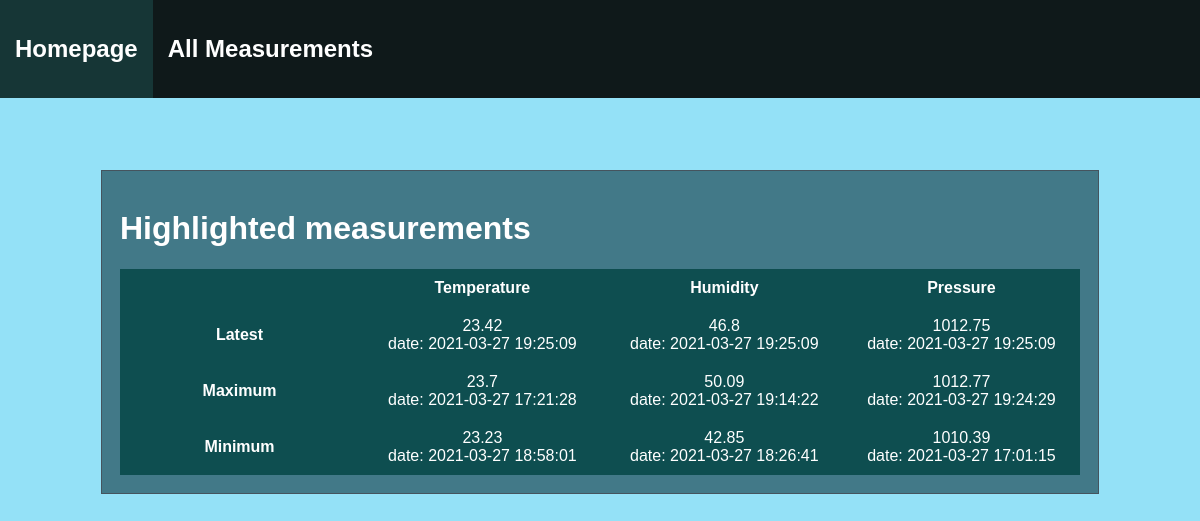
Page /home on the earlier database version.
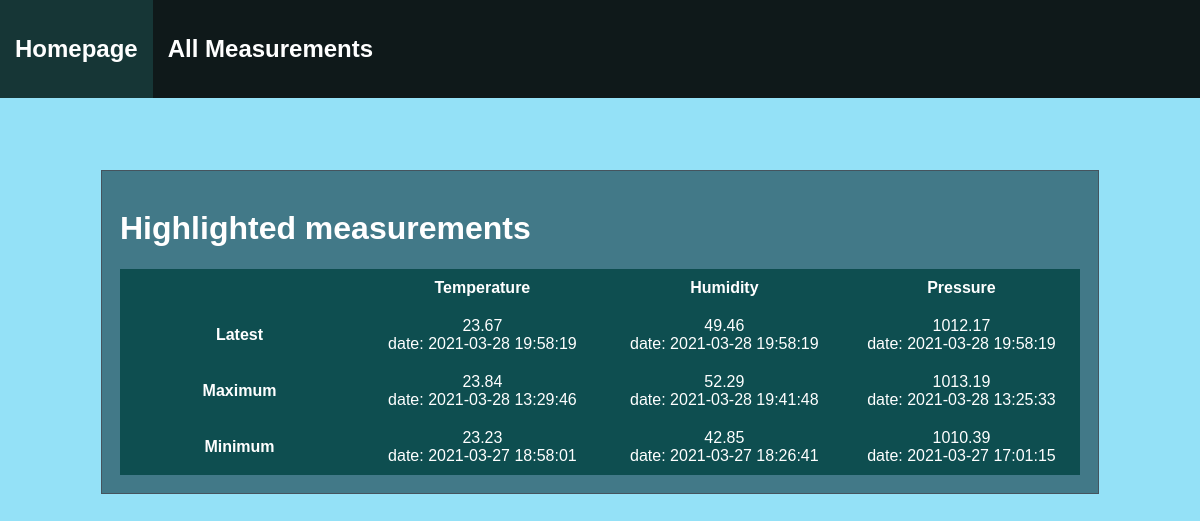
Same page on the later database version.
### tables this page shows
CREATE TABLE measurements(
    temp FLOAT(2) NOT NULL,
    hum FLOAT(2) NOT NULL,
    press FLOAT(2) NOT NULL,
    date TIMESTAMP NOT NULL
 );

### app.py (the view)
@app.route("/")
@app.route("/home")
def index():
    return render_template("/index.html", config=__CONFIG, data = db.get_minmaxlatest())

### measurements_db.py (called while the page is built)
def get_latest():
    with sqlite3.connect(
        __MEASUREMENTS_DB) as conn:
        cur = conn.cursor()
        cur.execute(
        """SELECT temp, hum, press, date FROM measurements WHERE date = (SELECT MAX(date) FROM measurements)""")
        return cur.fetchall()

def get_maxtemp():
    with sqlite3.connect(
        __MEASUREMENTS_DB) as conn:
        cur = conn.cursor()
        cur.execute(
        "SELECT temp, date FROM measurements WHERE temp = (SELECT MAX(temp) FROM measurements) ORDER BY date DESC LIMIT 1")
        return cur.fetchall()

def get_mintemp():
    with sqlite3.connect(
        __MEASUREMENTS_DB) as conn:
        cur = conn.cursor()
        cur.execute(
        "SELECT temp, date FROM measurements WHERE temp = (SELECT MIN(temp) FROM measurements) ORDER BY date DESC LIMIT 1")
        return cur.fetchall()

def get_maxhum():
    with sqlite3.connect(
        __MEASUREMENTS_DB) as conn:
        cur = conn.cursor()
        cur.execute(
        "SELECT hum, date FROM measurements WHERE hum = (SELECT MAX(hum) FROM measurements ORDER BY date LIMIT 1)")
        return cur.fetchall()

def get_minhum():
    with sqlite3.connect(
        __MEASUREMENTS_DB) as conn:
        cur = conn.cursor()
        cur.execute(
        "SELECT hum, date FROM measurements WHERE hum = (SELECT MIN(hum) FROM measurements ORDER BY date LIMIT 1)")
        return cur.fetchall()

def get_maxpress():
    with sqlite3.connect(
        __MEASUREMENTS_DB) as conn:
        cur = conn.cursor()
        cur.execute(
        "SELECT press, date FROM measurements WHERE press = (SELECT MAX(press) FROM measurements ORDER BY date LIMIT 1)")
        return cur.fetchall()

def get_minpress():
    with sqlite3.connect(
        __MEASUREMENTS_DB) as conn:
        cur = conn.cursor()
        cur.execute(
        "SELECT press, date FROM measurements WHERE press = (SELECT MIN(press) FROM measurements ORDER BY date LIMIT 1)")
        return cur.fetchall()

def get_minmaxlatest():
    data = get_latest(), get_maxtemp(), get_mintemp(), get_maxhum(), get_minhum(), get_maxpress(), get_minpress()
    return data

### templates/index.html (shortened to what this page needs)
<!DOCTYPE html>
    {% extends "/html/layout.html" %}
    {% set active_page = "home" %}
{% block content %}
    <div class="wrapper">
        <h1>Highlighted measurements</h1>
            <table>
                <tr>
                <th></th>
                <th>Temperature</th>
                <th>Humidity</th>
                <th>Pressure</th>
                </tr>
                <tr>
                <th>Latest</th>
                <td id="latesttemp">{{ data[0][0][0] }} <br/> date: {{ data[0][0][3] }}</td>
                <td id="latesthum">{{ data[0][0][1] }} <br/>date: {{ data[0][0][3] }}</td>
                <td id="latestpress">{{ data[0][0][2] }} <br/>date: {{ data[0][0][3] }}</td>
                </tr>
                <tr>
                <th>Maximum</th>
                <td id="maximumtemp">{{ data[1][0][0] }} <br/> date: {{ data[1][0][1] }}</td>
                <td id="maximumhum">{{ data[3][0][0] }} <br/>date: {{ data[3][0][1] }}</td>
                <td id="maximumpress">{{ data[5][0][0] }} <br/>date: {{ data[5][0][1] }}</td>
                </tr>
                <tr>
                <th>Minimum</th>
                <td id="minimumtemp">{{ data[2][0][0] }} <br/>date: {{ data[2][0][1] }}</td>
                <td id="minimumhum">{{ data[4][0][0] }} <br/>date: {{ data[4][0][1] }}</td>
                <td id="minimumpress">{{ data[6][0][0] }} <br/>date: {{ data[6][0][1] }}</td>
                </tr>
            </table>
    </div>
{% endblock content %}

### templates/html/layout.html (shortened to what this page needs)
<!DOCTYPE html>
<html>
    <head>
    <link rel="stylesheet" href="{{config['prefix']}}/static/style/main.css">
    </head>
    <body>
        <nav>
            {% set menu_bar = [
                ('./home', 'home', 'Homepage'),
                ('./measurements', 'measurements', 'All Measurements'),
            ] -%}
            {% set active_page = active_page|default('home') -%}
            <ul>
                {% for href, id, caption in menu_bar %}
                <li><a {% if id == active_page %} class="active" {% endif %} href="{{ href|e }}"><h2>{{ caption|e }}</h2></a></li>
                {% endfor %}
            </ul>
        </nav>
        <main>
            {% block content %}{% endblock %}
        </main>
    </body>
</html>

### static/style/main.css (style rules this page uses)
body { margin: 0; background-color: #92e1f7f8; height:100vh; width: 100%; display: flex; font-family: sans-serif; margin-top: 100px; align-items: center; }
nav ul { background-color: rgb(15, 25, 26); list-style-type: none; margin: 0; padding: 0; top: 0; left: 0; overflow: hidden; position: fixed; width: 100%; }
nav ul li { float: left; }
nav ul li a { display: block; color: white; text-decoration: none; text-align: center; padding: 15px 15px; }
nav ul .active { background-color: rgb(22, 54, 54); }
main { display: inline-block; color: white; width: 80%; height:fit-content; margin: auto; margin-top: 70px; background-color: #407785f8; padding: 18px; border: 1px solid rgb(69, 84, 94); }
table { border-collapse: collapse; }
td, th { padding: 0.5rem; width: 300px; background-color:none; padding: 10px; margin: 10px 10px; background-color: rgb(14, 78, 80); color: white; text-align: center; }

Differences in the rows shown:
no longer on this page (row unchanged): measurements: temp "23.42", date "2021-03-27 19:25:09", hum "46.8", press "1012.75"
no longer on this page (row unchanged): measurements: temp "23.7", date "2021-03-27 17:21:28"
no longer on this page (row unchanged): measurements: hum "50.09", date "2021-03-27 19:14:22"
no longer on this page (row unchanged): measurements: press "1012.77", date "2021-03-27 19:24:29"
added measurements: temp "23.67", date "2021-03-28 19:58:19", hum "49.46", press "1012.17"
added measurements: temp "23.84", date "2021-03-28 13:29:46"
added measurements: hum "52.29", date "2021-03-28 19:41:48"
added measurements: press "1013.19", date "2021-03-28 13:25:33"
